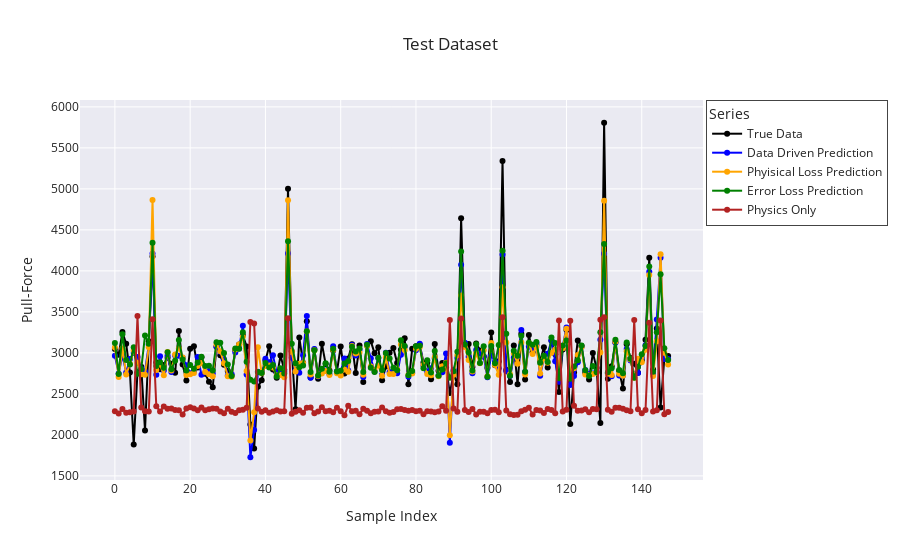

Notebook code for this chart:
### Code cell
# Pass over val_loader:
all_true, all_pred, all_pred_error, all_pred_phyloss, all_phys = [], [], [],[], []

with torch.no_grad():
    for x_cat, x_cont, y in test_loader:
        y   = y.unsqueeze(-1)
        f_p = physics_pull_force(x_cont).unsqueeze(-1)                            
        r_p = model_data_driven(x_cat, x_cont)   
        e_p = model_error_loss(x_cat, x_cont)  
        l_p = model_physic_loss(x_cat, x_cont)                  
        y_p = (r_p) 
        ye_p = (f_p + e_p) 
        yphy_p = (l_p)                           

        all_true.append(y.ravel())
        all_pred.append(y_p.ravel())
        all_pred_phyloss.append(yphy_p.ravel())
        all_pred_error.append(ye_p.ravel())
        all_phys.append(f_p.ravel())

# flatten
all_true = np.concatenate(all_true)
all_pred = np.concatenate(all_pred)
all_pred_phyloss = np.concatenate(all_pred_phyloss)
all_pred_error = np.concatenate(all_pred_error)
all_phys = np.concatenate(all_phys)

# plot per‐sample
sample = np.arange(len(all_true))

fig = go.Figure()
fig.add_trace(go.Scatter(x=sample, y=all_true, mode="lines+markers",
                         name="True Data", marker=dict(color="black", size=6)))
fig.add_trace(go.Scatter(x=sample, y=all_pred, mode="lines+markers",
                         name="Data Driven Prediction", marker=dict(color="blue", size=6)))
fig.add_trace(go.Scatter(x=sample, y=all_pred_phyloss, mode="lines+markers",
                         name="Phyisical Loss Prediction", marker=dict(color="orange", size=6)))
fig.add_trace(go.Scatter(x=sample, y=all_pred_error, mode="lines+markers",
                         name="Error Loss Prediction", marker=dict(color="green", size=6)))
fig.add_trace(go.Scatter(x=sample, y=all_phys, mode="lines+markers",
                         name="Physics Only", marker=dict(color="firebrick", size=6)))


fig.update_layout(
    title="Test Dataset",
    xaxis_title="Sample Index",
    yaxis_title="Pull-Force",
    legend_title="Series",
    legend=dict(
        x=1.005,        # push legend past the right edge
        y=1,
        xanchor="left",
        borderwidth=1
    ),
    margin=dict(r=100),  # give extra room on right for the legend
    template="seaborn"
)

fig.show()

### Figure 1 — Plotly figure (JSON) as saved in the notebook; plotly's stock layout.template omitted (floating-point values rounded to 4 significant figures; data arrays with more than 128 entries replaced by an {"elided": "..."} marker saying what was removed)
{"data": [{"marker": {"color": "black", "size": 6}, "mode": "lines+markers", "name": "True Data", "type": "scatter", "x": {"elided": "148 int values"}, "y": {"elided": "148 float values"}}, {"marker": {"color": "blue", "size": 6}, "mode": "lines+markers", "name": "Data Driven Prediction", "type": "scatter", "x": {"elided": "148 int values"}, "y": {"elided": "148 float values"}}, {"marker": {"color": "orange", "size": 6}, "mode": "lines+markers", "name": "Phyisical Loss Prediction", "type": "scatter", "x": {"elided": "148 int values"}, "y": {"elided": "148 float values"}}, {"marker": {"color": "green", "size": 6}, "mode": "lines+markers", "name": "Error Loss Prediction", "type": "scatter", "x": {"elided": "148 int values"}, "y": {"elided": "148 float values"}}, {"marker": {"color": "firebrick", "size": 6}, "mode": "lines+markers", "name": "Physics Only", "type": "scatter", "x": {"elided": "148 int values"}, "y": {"elided": "148 float values"}}], "layout": {"legend": {"borderwidth": 1, "title": {"text": "Series"}, "x": 1.005, "xanchor": "left", "y": 1}, "margin": {"r": 100}, "title": {"text": "Test Dataset"}, "xaxis": {"title": {"text": "Sample Index"}}, "yaxis": {"title": {"text": "Pull-Force"}}}}
